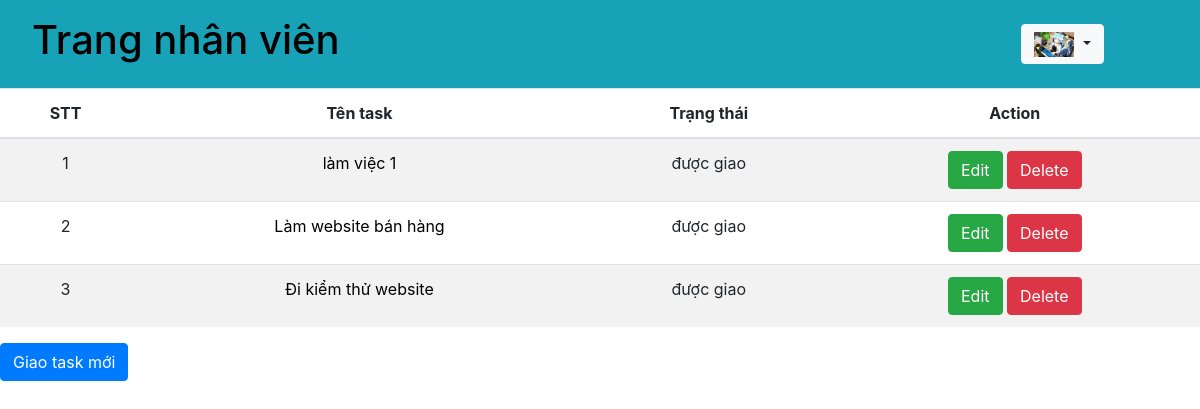
The page /api/truongphong.php (signed in) on the database its author committed.
### tables this page shows
CREATE TABLE `nhanvien` (
  `id` int(11) NOT NULL,
  `name` varchar(100) NOT NULL,
  `username` varchar(50) NOT NULL,
  `password` varchar(50) NOT NULL,
  `maPB` varchar(50) NOT NULL,
  `image` varchar(50) NOT NULL
);

CREATE TABLE `task` (
  `id` int(11) NOT NULL,
  `tenTask` varchar(100) NOT NULL,
  `descTask` varchar(100) NOT NULL,
  `nhanvien` varchar(100) NOT NULL,
  `maPB` varchar(50) NOT NULL,
  `deadline` date NOT NULL,
  `status` varchar(100) NOT NULL
);

### db.php (called while the page is built, shortened)
<?php
    function open_database(){
        $conn = mysqli_connect(host, username, password, db);
        return $conn;
    }
    function get_info_nhanvien($username){
        $conn = open_database();
        $sql = "SELECT * FROM nhanvien WHERE username = ?";
        $stmt = $conn->prepare($sql);
        $stmt->bind_param("s", $username);
        if(!$stmt->execute()){
            return array('code' => 1, 'message' =>'Cannot execute query');
        }
        $result = $stmt->get_result();
        $data = $result->fetch_assoc();
        return array('code' => 0, 'message' =>'', 'data' => $data);
    }
    function get_all_task_by_phong_ban($maPB){
        $conn = open_database();
        $sql = "select * from task where maPB = ?";
        $stmt = $conn->prepare($sql);
        $stmt->bind_param('s', $maPB);
        if(!$stmt->execute()){
            return array('code'=>1, 'message'=>'cannot execute message');
        }
        $result = $stmt->get_result();
        while ($row = $result->fetch_assoc()){
            $data[] = $row;
        }
        return array('code' => 0, 'message' =>'', 'data' => $data);
    }
?>

### api/truongphong.php (the view, shortened to what this page needs)
<?php
require_once('../db.php');
?>
<!DOCTYPE html>
<html lang="en">
<head>
    <link rel="stylesheet" href="https://maxcdn.bootstrapcdn.com/bootstrap/4.5.2/css/bootstrap.min.css">
</head>
<body>
<?php
$username = $_SESSION["username"];
$result = get_info_nhanvien($username);
if($result['code'] == 0){
    $data = $result['data'];
}
?>
<nav class="navbar navbar-expand-sm bg-info justify-content-between">
    <div class="nav-item">
        <a href="../index.php" style="text-decoration: none; color: black;"><h1 class="nav-link">Trang nhân viên</h1></a>
    </div>
    <div class="nav-item">
        <div class="dropdown">
            <button type="button" class="btn btn-light dropdown-toggle" data-toggle="dropdown">
                <img src="<?= "../".$data['image'] ?>" alt="Hinh dai dien" style="max-width: 40px;">
            </button>
        </div>
    </div>
</nav>
<div class="table-responsive">
    <table class="table table-lg table-striped text-center">
        <thead>
        <tr>
            <th>STT</th>
            <th>Tên task </th>
            <th>Trạng thái</th>
            <th>Action</th>
        </tr>
        </thead>
        <tbody>
        <?php
        $stt = 1;
        $resultList = get_all_task_by_phong_ban($data['maPB']);
        if($resultList['code'] == 0){
            foreach ($resultList['data'] as $row1) {
            ?>
            <tr>
                <td><?=$stt?></td>
                <td><a style="text-decoration: none; color: black;" href="chiTietTask.php?tenTask=<?=$row1['tenTask']?>"><?=$row1['tenTask']?></a></td>
                <td><?=$row1['status']?></td>
                <td>
                    <button type="submit" class="btn btn-success">Edit</button>
                    <button type="submit" class="btn btn-danger">Delete</button>
                </td>
            </tr>
            <?php
                $stt += 1;
            }
        }else{
            ?>
                <h4>Không có dữ liệu nào hết</h4>
            <?php
        }
        ?>
        </tbody>
    </table>
    <button type="submit" class="btn btn-primary"><a href="../addTask.php" style="text-decoration: none; color: white;">Giao task mới</a></button>
</div>
</body>
</html>

### api/truongphong.php (style rules this page uses)
.nav-item .dropdown { margin-right: 80px; }

### rows shown on the page
nhanvien: image (picture)
task: tenTask "làm việc 1", status "được giao"
task: tenTask "Làm website bán hàng", status "được giao"
task: tenTask "Đi kiểm thử website", status "được giao"
